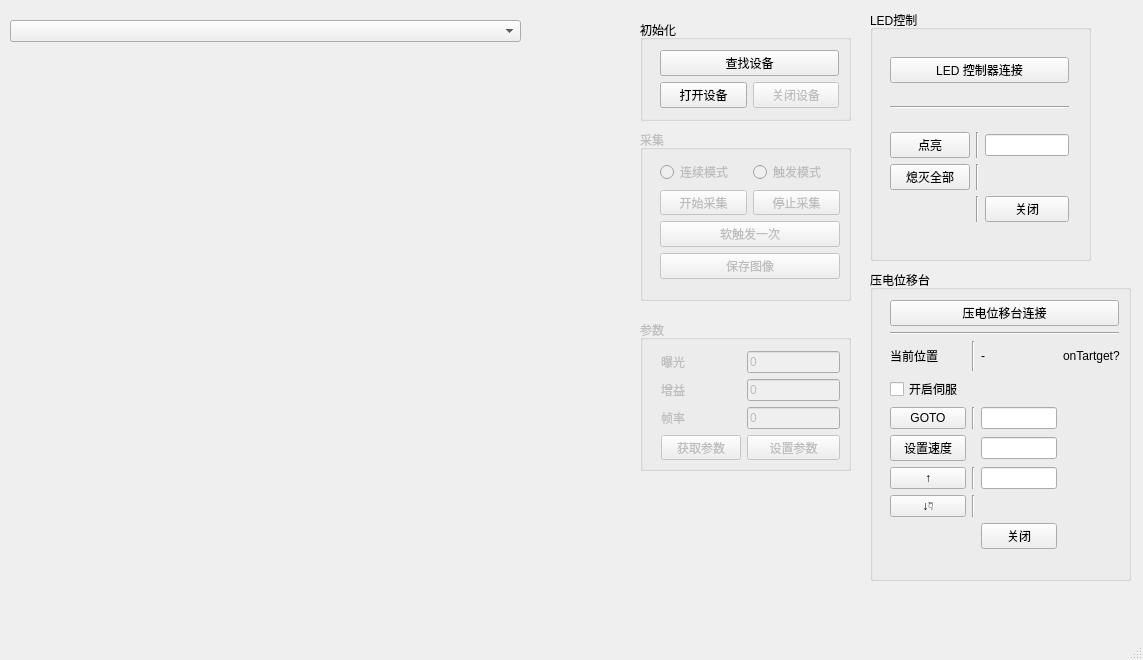
<?xml version="1.0" encoding="UTF-8"?>
<ui version="4.0">
 <class>MainWindow</class>
 <widget class="QMainWindow" name="MainWindow">
  <property name="geometry">
   <rect>
    <x>0</x>
    <y>0</y>
    <width>1143</width>
    <height>660</height>
   </rect>
  </property>
  <property name="windowTitle">
   <string>MainWindow</string>
  </property>
  <widget class="QWidget" name="centralWidget">
   <widget class="QComboBox" name="ComboDevices">
    <property name="geometry">
     <rect>
      <x>10</x>
      <y>20</y>
      <width>511</width>
      <height>22</height>
     </rect>
    </property>
   </widget>
   <widget class="QWidget" name="widgetDisplay" native="true">
    <property name="geometry">
     <rect>
      <x>10</x>
      <y>60</y>
      <width>621</width>
      <height>471</height>
     </rect>
    </property>
   </widget>
   <widget class="QGroupBox" name="groupInit">
    <property name="geometry">
     <rect>
      <x>640</x>
      <y>20</y>
      <width>211</width>
      <height>101</height>
     </rect>
    </property>
    <property name="title">
     <string>初始化</string>
    </property>
    <widget class="QWidget" name="gridLayoutWidget">
     <property name="geometry">
      <rect>
       <x>9</x>
       <y>19</y>
       <width>201</width>
       <height>81</height>
      </rect>
     </property>
     <layout class="QGridLayout" name="gridLayout">
      <item row="2" column="2">
       <widget class="QPushButton" name="bnClose">
        <property name="enabled">
         <bool>false</bool>
        </property>
        <property name="text">
         <string>关闭设备</string>
        </property>
       </widget>
      </item>
      <item row="2" column="1">
       <widget class="QPushButton" name="bnOpen">
        <property name="text">
         <string>打开设备</string>
        </property>
       </widget>
      </item>
      <item row="1" column="1" colspan="2">
       <widget class="QPushButton" name="bnEnum">
        <property name="text">
         <string>查找设备</string>
        </property>
       </widget>
      </item>
     </layout>
    </widget>
   </widget>
   <widget class="QGroupBox" name="groupGrab">
    <property name="enabled">
     <bool>false</bool>
    </property>
    <property name="geometry">
     <rect>
      <x>640</x>
      <y>130</y>
      <width>211</width>
      <height>171</height>
     </rect>
    </property>
    <property name="title">
     <string>采集</string>
    </property>
    <widget class="QWidget" name="gridLayoutWidget_2">
     <property name="geometry">
      <rect>
       <x>9</x>
       <y>19</y>
       <width>202</width>
       <height>141</height>
      </rect>
     </property>
     <layout class="QGridLayout" name="gridLayout_2">
      <item row="2" column="1">
       <widget class="QPushButton" name="bnStop">
        <property name="enabled">
         <bool>false</bool>
        </property>
        <property name="text">
         <string>停止采集</string>
        </property>
       </widget>
      </item>
      <item row="4" column="0" colspan="2">
       <widget class="QPushButton" name="bnSaveImage">
        <property name="enabled">
         <bool>false</bool>
        </property>
        <property name="text">
         <string>保存图像</string>
        </property>
       </widget>
      </item>
      <item row="0" column="1">
       <widget class="QRadioButton" name="radioTriggerMode">
        <property name="text">
         <string>触发模式</string>
        </property>
       </widget>
      </item>
      <item row="0" column="0">
       <widget class="QRadioButton" name="radioContinueMode">
        <property name="text">
         <string>连续模式</string>
        </property>
       </widget>
      </item>
      <item row="2" column="0">
       <widget class="QPushButton" name="bnStart">
        <property name="enabled">
         <bool>false</bool>
        </property>
        <property name="text">
         <string>开始采集</string>
        </property>
       </widget>
      </item>
      <item row="3" column="0" colspan="2">
       <widget class="QPushButton" name="bnSoftwareTrigger">
        <property name="enabled">
         <bool>false</bool>
        </property>
        <property name="text">
         <string>软触发一次</string>
        </property>
       </widget>
      </item>
     </layout>
    </widget>
   </widget>
   <widget class="QGroupBox" name="groupParam">
    <property name="enabled">
     <bool>false</bool>
    </property>
    <property name="geometry">
     <rect>
      <x>640</x>
      <y>320</y>
      <width>211</width>
      <height>151</height>
     </rect>
    </property>
    <property name="title">
     <string>参数</string>
    </property>
    <widget class="QWidget" name="gridLayoutWidget_3">
     <property name="geometry">
      <rect>
       <x>10</x>
       <y>20</y>
       <width>201</width>
       <height>131</height>
      </rect>
     </property>
     <layout class="QGridLayout" name="gridLayoutParam" columnstretch="2,3">
      <item row="3" column="0">
       <widget class="QLabel" name="label_6">
        <property name="text">
         <string>帧率</string>
        </property>
       </widget>
      </item>
      <item row="1" column="1">
       <widget class="QLineEdit" name="edtGain">
        <property name="text">
         <string>0</string>
        </property>
       </widget>
      </item>
      <item row="1" column="0">
       <widget class="QLabel" name="label_5">
        <property name="text">
         <string>增益</string>
        </property>
       </widget>
      </item>
      <item row="0" column="0">
       <widget class="QLabel" name="label_4">
        <property name="text">
         <string>曝光</string>
        </property>
       </widget>
      </item>
      <item row="0" column="1">
       <widget class="QLineEdit" name="edtExposureTime">
        <property name="text">
         <string>0</string>
        </property>
       </widget>
      </item>
      <item row="4" column="0">
       <widget class="QPushButton" name="bnGetParam">
        <property name="text">
         <string>获取参数</string>
        </property>
       </widget>
      </item>
      <item row="4" column="1">
       <widget class="QPushButton" name="bnSetParam">
        <property name="text">
         <string>设置参数</string>
        </property>
       </widget>
      </item>
      <item row="3" column="1">
       <widget class="QLineEdit" name="edtFrameRate">
        <property name="text">
         <string>0</string>
        </property>
       </widget>
      </item>
     </layout>
    </widget>
   </widget>
   <widget class="QGroupBox" name="groupLED">
    <property name="geometry">
     <rect>
      <x>870</x>
      <y>10</y>
      <width>221</width>
      <height>251</height>
     </rect>
    </property>
    <property name="title">
     <string>LED控制</string>
    </property>
    <widget class="QWidget" name="verticalLayoutWidget">
     <property name="geometry">
      <rect>
       <x>9</x>
       <y>19</y>
       <width>201</width>
       <height>221</height>
      </rect>
     </property>
     <layout class="QVBoxLayout" name="verticalLayout">
      <item>
       <widget class="QPushButton" name="bnLEDStart">
        <property name="text">
         <string>LED 控制器连接</string>
        </property>
       </widget>
      </item>
      <item>
       <widget class="Line" name="line">
        <property name="orientation">
         <enum>Qt::Horizontal</enum>
        </property>
       </widget>
      </item>
      <item>
       <layout class="QGridLayout" name="gridLayout_4">
        <item row="0" column="2">
         <widget class="QLineEdit" name="editLEDId"/>
        </item>
        <item row="0" column="0">
         <widget class="QPushButton" name="bnLEDLit">
          <property name="text">
           <string>点亮</string>
          </property>
         </widget>
        </item>
        <item row="1" column="0">
         <widget class="QPushButton" name="bnLEDClear">
          <property name="text">
           <string>熄灭全部</string>
          </property>
         </widget>
        </item>
        <item row="2" column="2">
         <widget class="QPushButton" name="bnLEDClose">
          <property name="text">
           <string>关闭</string>
          </property>
         </widget>
        </item>
        <item row="0" column="1">
         <widget class="Line" name="line_3">
          <property name="orientation">
           <enum>Qt::Vertical</enum>
          </property>
         </widget>
        </item>
        <item row="1" column="1">
         <widget class="Line" name="line_4">
          <property name="orientation">
           <enum>Qt::Vertical</enum>
          </property>
         </widget>
        </item>
        <item row="2" column="1">
         <widget class="Line" name="line_5">
          <property name="orientation">
           <enum>Qt::Vertical</enum>
          </property>
         </widget>
        </item>
       </layout>
      </item>
     </layout>
    </widget>
   </widget>
   <widget class="QGroupBox" name="groupPiezo">
    <property name="geometry">
     <rect>
      <x>870</x>
      <y>270</y>
      <width>261</width>
      <height>311</height>
     </rect>
    </property>
    <property name="title">
     <string>压电位移台</string>
    </property>
    <widget class="QWidget" name="verticalLayoutWidget_2">
     <property name="geometry">
      <rect>
       <x>9</x>
       <y>19</y>
       <width>251</width>
       <height>271</height>
      </rect>
     </property>
     <layout class="QVBoxLayout" name="verticalLayout_2">
      <item>
       <widget class="QPushButton" name="bnPiezoStart">
        <property name="text">
         <string>压电位移台连接</string>
        </property>
       </widget>
      </item>
      <item>
       <widget class="Line" name="line_2">
        <property name="orientation">
         <enum>Qt::Horizontal</enum>
        </property>
       </widget>
      </item>
      <item>
       <layout class="QGridLayout" name="gridLayout_5">
        <item row="5" column="0">
         <widget class="QPushButton" name="bnPiezoDown">
          <property name="text">
           <string>↓👇</string>
          </property>
         </widget>
        </item>
        <item row="2" column="1">
         <widget class="Line" name="line_7">
          <property name="orientation">
           <enum>Qt::Vertical</enum>
          </property>
         </widget>
        </item>
        <item row="3" column="0">
         <widget class="QPushButton" name="bnPiezoSetVel">
          <property name="text">
           <string>设置速度</string>
          </property>
         </widget>
        </item>
        <item row="4" column="0">
         <widget class="QPushButton" name="bnPiezoUp">
          <property name="text">
           <string>↑</string>
          </property>
         </widget>
        </item>
        <item row="4" column="1">
         <widget class="Line" name="line_8">
          <property name="orientation">
           <enum>Qt::Vertical</enum>
          </property>
         </widget>
        </item>
        <item row="1" column="0">
         <widget class="QCheckBox" name="cbSVO">
          <property name="text">
           <string>开启伺服</string>
          </property>
         </widget>
        </item>
        <item row="0" column="0">
         <widget class="QLabel" name="labelPiezoCurrent">
          <property name="text">
           <string>当前位置</string>
          </property>
         </widget>
        </item>
        <item row="0" column="2">
         <widget class="QLabel" name="labelPiezoCurrentVal">
          <property name="text">
           <string>-</string>
          </property>
         </widget>
        </item>
        <item row="4" column="2">
         <widget class="QLineEdit" name="editPiezoStep"/>
        </item>
        <item row="2" column="0">
         <widget class="QPushButton" name="bnPiezoGoto">
          <property name="text">
           <string>GOTO</string>
          </property>
         </widget>
        </item>
        <item row="3" column="2">
         <widget class="QLineEdit" name="editPiezoVelVal"/>
        </item>
        <item row="2" column="2">
         <widget class="QLineEdit" name="editTartgetVal"/>
        </item>
        <item row="6" column="2">
         <widget class="QPushButton" name="bnPiezoClose">
          <property name="text">
           <string>关闭</string>
          </property>
         </widget>
        </item>
        <item row="0" column="1">
         <widget class="Line" name="line_6">
          <property name="orientation">
           <enum>Qt::Vertical</enum>
          </property>
         </widget>
        </item>
        <item row="5" column="1">
         <widget class="Line" name="line_9">
          <property name="orientation">
           <enum>Qt::Vertical</enum>
          </property>
         </widget>
        </item>
        <item row="0" column="3">
         <widget class="QLabel" name="labelPiezoOnTartget">
          <property name="text">
           <string>onTartget?</string>
          </property>
         </widget>
        </item>
       </layout>
      </item>
     </layout>
    </widget>
   </widget>
  </widget>
  <widget class="QStatusBar" name="statusBar"/>
 </widget>
 <layoutdefault spacing="6" margin="11"/>
 <tabstops>
  <tabstop>ComboDevices</tabstop>
 </tabstops>
 <resources/>
 <connections/>
</ui>
